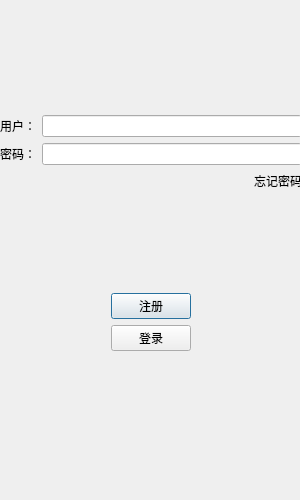
<?xml version="1.0" encoding="UTF-8"?>
<ui version="4.0">
 <class>Login</class>
 <widget class="QDialog" name="Login">
  <property name="windowModality">
   <enum>Qt::NonModal</enum>
  </property>
  <property name="geometry">
   <rect>
    <x>0</x>
    <y>0</y>
    <width>300</width>
    <height>500</height>
   </rect>
  </property>
  <property name="minimumSize">
   <size>
    <width>300</width>
    <height>500</height>
   </size>
  </property>
  <property name="maximumSize">
   <size>
    <width>300</width>
    <height>500</height>
   </size>
  </property>
  <property name="windowTitle">
   <string>Dialog</string>
  </property>
  <property name="sizeGripEnabled">
   <bool>false</bool>
  </property>
  <widget class="QWidget" name="verticalLayoutWidget">
   <property name="geometry">
    <rect>
     <x>0</x>
     <y>0</y>
     <width>302</width>
     <height>446</height>
    </rect>
   </property>
   <layout class="QVBoxLayout" name="verticalLayout">
    <property name="sizeConstraint">
     <enum>QLayout::SetMaximumSize</enum>
    </property>
    <item>
     <layout class="QHBoxLayout" name="horizontalLayout">
      <property name="sizeConstraint">
       <enum>QLayout::SetMaximumSize</enum>
      </property>
      <item>
       <widget class="QLabel" name="label">
        <property name="text">
         <string/>
        </property>
        <property name="pixmap">
         <pixmap resource="rc.qrc">:/new/prefix1/resource/ice.png</pixmap>
        </property>
        <property name="alignment">
         <set>Qt::AlignCenter</set>
        </property>
       </widget>
      </item>
     </layout>
    </item>
    <item>
     <spacer name="verticalSpacer">
      <property name="orientation">
       <enum>Qt::Vertical</enum>
      </property>
      <property name="sizeHint" stdset="0">
       <size>
        <width>20</width>
        <height>40</height>
       </size>
      </property>
     </spacer>
    </item>
    <item>
     <layout class="QHBoxLayout" name="horizontalLayout_2">
      <item>
       <widget class="QLabel" name="UserLabel">
        <property name="text">
         <string>用户：</string>
        </property>
       </widget>
      </item>
      <item>
       <widget class="QLineEdit" name="UserEdit"/>
      </item>
     </layout>
    </item>
    <item>
     <layout class="QHBoxLayout" name="horizontalLayout_3">
      <item>
       <widget class="QLabel" name="PasswdLabel">
        <property name="text">
         <string>密码：</string>
        </property>
       </widget>
      </item>
      <item>
       <widget class="QLineEdit" name="PasswdEdit"/>
      </item>
     </layout>
    </item>
    <item>
     <layout class="QHBoxLayout" name="horizontalLayout_8">
      <item>
       <spacer name="horizontalSpacer_3">
        <property name="orientation">
         <enum>Qt::Horizontal</enum>
        </property>
        <property name="sizeHint" stdset="0">
         <size>
          <width>40</width>
          <height>20</height>
         </size>
        </property>
       </spacer>
      </item>
      <item>
       <widget class="QLabel" name="ForgetPasswdLabel">
        <property name="text">
         <string>忘记密码</string>
        </property>
       </widget>
      </item>
     </layout>
    </item>
    <item>
     <spacer name="verticalSpacer_3">
      <property name="orientation">
       <enum>Qt::Vertical</enum>
      </property>
      <property name="sizeHint" stdset="0">
       <size>
        <width>20</width>
        <height>40</height>
       </size>
      </property>
     </spacer>
    </item>
    <item>
     <layout class="QHBoxLayout" name="horizontalLayout_6">
      <item>
       <spacer name="horizontalSpacer_4">
        <property name="orientation">
         <enum>Qt::Horizontal</enum>
        </property>
        <property name="sizeHint" stdset="0">
         <size>
          <width>40</width>
          <height>20</height>
         </size>
        </property>
       </spacer>
      </item>
      <item>
       <widget class="QPushButton" name="RegisterButton">
        <property name="text">
         <string>注册</string>
        </property>
       </widget>
      </item>
      <item>
       <spacer name="horizontalSpacer_5">
        <property name="orientation">
         <enum>Qt::Horizontal</enum>
        </property>
        <property name="sizeHint" stdset="0">
         <size>
          <width>40</width>
          <height>20</height>
         </size>
        </property>
       </spacer>
      </item>
     </layout>
    </item>
    <item>
     <layout class="QHBoxLayout" name="horizontalLayout_7">
      <item>
       <spacer name="horizontalSpacer">
        <property name="orientation">
         <enum>Qt::Horizontal</enum>
        </property>
        <property name="sizeHint" stdset="0">
         <size>
          <width>40</width>
          <height>20</height>
         </size>
        </property>
       </spacer>
      </item>
      <item>
       <widget class="QPushButton" name="LoginButton">
        <property name="text">
         <string>登录</string>
        </property>
       </widget>
      </item>
      <item>
       <spacer name="horizontalSpacer_2">
        <property name="orientation">
         <enum>Qt::Horizontal</enum>
        </property>
        <property name="sizeHint" stdset="0">
         <size>
          <width>40</width>
          <height>20</height>
         </size>
        </property>
       </spacer>
      </item>
     </layout>
    </item>
    <item>
     <spacer name="verticalSpacer_2">
      <property name="orientation">
       <enum>Qt::Vertical</enum>
      </property>
      <property name="sizeHint" stdset="0">
       <size>
        <width>20</width>
        <height>40</height>
       </size>
      </property>
     </spacer>
    </item>
   </layout>
  </widget>
 </widget>
 <resources>
  <include location="rc.qrc"/>
 </resources>
 <connections/>
</ui>
